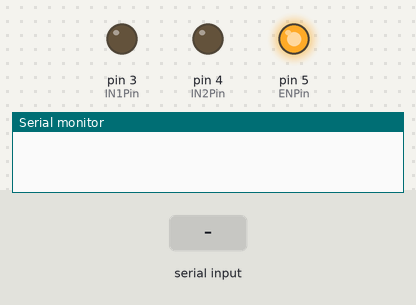
The sketch below on a simulated Arduino Uno, built with avr-gcc and run on an emulated ATmega328P. Parts: output pins drawn as LEDs (lit = HIGH), the last lines printed to the serial monitor. The inputs (shaded band) are chosen by the test bench. Pins used as bus, display or sensor lines are not drawn.

Above: at 1.2 s.
1.3 s: "0" received over Serial
At 2.4 s:
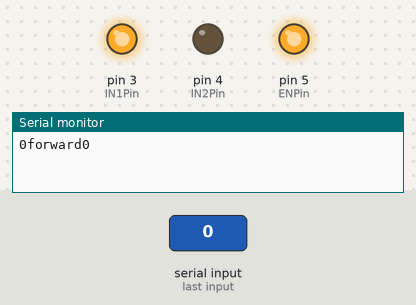
2.8 s: "1" received over Serial
At 3.6 s:
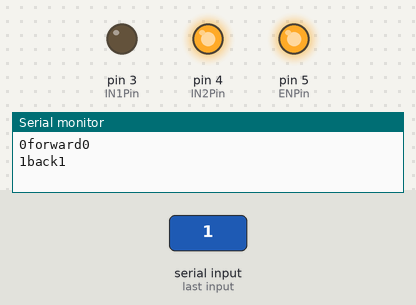
4.3 s: "2" received over Serial
At 4.7 s:
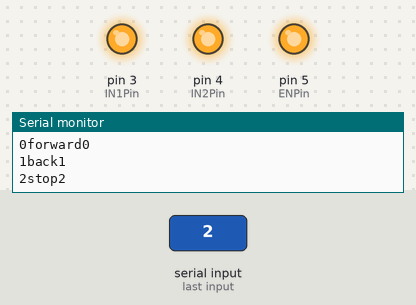
Timing chart, 0 to 7.3 s (numbered marks = the images above; inputs shaded):
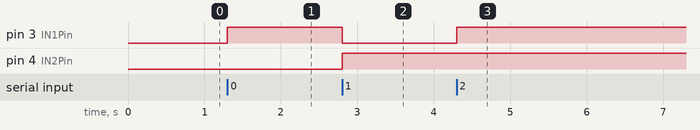

Measured:
- after the input at 1.3 s, pin 3 (IN1Pin): LOW → HIGH at once
- after the input at 2.8 s, pin 3 (IN1Pin): HIGH → LOW at once; pin 4 (IN2Pin): LOW → HIGH at once
- after the input at 4.3 s, pin 3 (IN1Pin): LOW → HIGH at once

The sketch:

gginteraction.ino
```cpp
#include <SoftwareSerial.h>
#define btx_r 10
#define btx_t 11
SoftwareSerial bluetooth(btx_r, btx_t);

// 3번과 4번 핀은 모터 제어에 관한 핀
int IN1Pin = 3;
int IN2Pin = 4;

// 5번핀은 모터의 힘을 설정해주는 핀
int ENPin = 5;

void setup() {
  // put your setup code here, to run once:
  Serial.begin(9600);
  bluetooth.begin(9600);
  pinMode(IN1Pin, OUTPUT);
  pinMode(IN2Pin, OUTPUT); // 3, 4번 제어핀들은 핀모드를 출력은로 설정
  analogWrite(ENPin, 255); //5번 핀에 255의 최대 힘을 설정한다.

  pinMode(11, OUTPUT);  // 2. 8번 핀을 출력으로 설정합니다.
  digitalWrite(11, LOW);
}

void forward(){
  digitalWrite(IN1Pin, HIGH);
  digitalWrite(IN2Pin, LOW);
}

void back(){
  digitalWrite(IN1Pin, LOW);
  digitalWrite(IN2Pin, HIGH);
}

void loop() {
    if(Serial.available()){
      while(Serial.available()){
        char data = Serial.read();
        Serial.write(data);
        digitalWrite(11, HIGH);
        if(data == '0'){
          forward();
          Serial.write("forward");
        }else if(data == '1'){
          back();
          Serial.write("back");
        }else{
          digitalWrite(IN1Pin, HIGH);
          digitalWrite(IN2Pin, HIGH);
          Serial.write("stop");
        }
        Serial.println(data);
        }
    }
      if(bluetooth.available()){}
}
```
